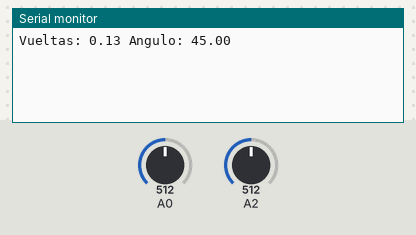
A sketch run on a simulated Arduino Uno, built with avr-gcc and run on an emulated ATmega328P. Parts: the last lines printed to the serial monitor. Inputs (shaded band) come from the test bench; at power-on: A0 = 512, A2 = 512.

Above: at 1.2 s.
1.3 s: A0 set to 320
At 2.2 s:
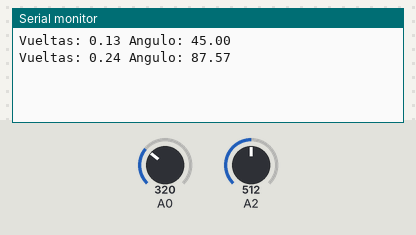
2.8 s: A2 set to 716
At 3.4 s:
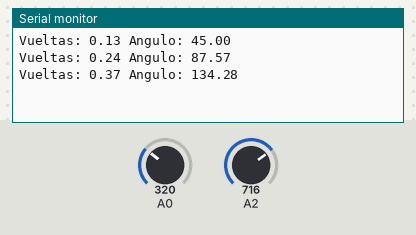
4.3 s: A0 set to 306
At 5.5 s:
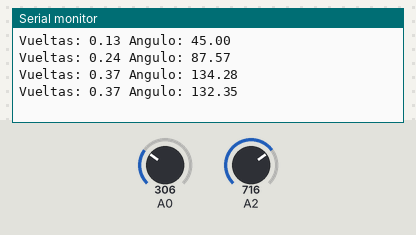
5.8 s: A2 set to 900
At 6.8 s:
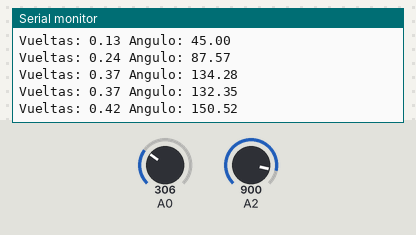
Timing chart, 0 to 8.3 s (numbered marks = the images above; inputs shaded):
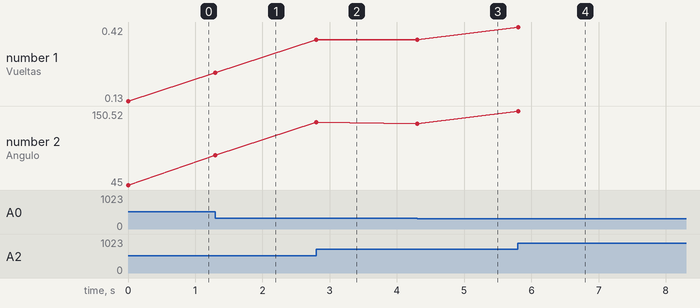

The sketch:

magencoder.ino
```cpp
#include "magEncoder5696.h"


magEncoder5696 encoder1(A0, A2);
double lastangle = 0;
double lastlap = 0;

void setup() {
  // Initialize serial communication for debugging
  encoder1.begin();
  Serial.begin(9600);
}

void loop() {

  double angle = encoder1.getAngle();
  double vueltas = encoder1.getPosition();

  if(abs(angle - lastangle) > 0.5 || abs(lastlap - vueltas)> 0.01){
    Serial.println("Vueltas: " + String(vueltas) + " Angulo: " + String(angle));
    lastangle = angle;
    lastlap = vueltas;
  }
  // Read sensor values from the analog pins


}
```

magEncoder5696.h
```cpp
class magEncoder5696 {
public:
  magEncoder5696(int sensorPin, int sensorPin2);
  void begin();
  double getPosition();
  double getAngle();
private:
  int pin;
  int pin2;
  double desplazamiento = 0;
  double vueltas;
  float lastangle = 0.0;
  bool first_run = true;
};

magEncoder5696::magEncoder5696(int sensorPin, int sensorPin2) {
  pin = sensorPin;
  pin2 = sensorPin2;
}

void magEncoder5696::begin() {
}

double magEncoder5696::getAngle() {
  float sensorValue1 = (((analogRead(pin) - 175) / 691.0) * 2) - 1;   // mapear de -1 a 1
  float sensorValue2 = (((analogRead(pin2) - 175) / 691.0) * 2) - 1;  // mapear de -1 a 1

  // calcular el angulo en radianes y convertirlo a grados
  float angle = atan2(sensorValue1, sensorValue2) * (180 / PI) + 180;

  return angle;
}

double magEncoder5696::getPosition(){

  double angle = getAngle();
  if (first_run) {
    vueltas = angle / 360.0;
    first_run = false;
  }

  if (abs(lastangle - angle) > .1) {

    double desplazamientoinmediato = angle - lastangle;

    if (abs(desplazamientoinmediato) < 330) {
      desplazamiento += desplazamientoinmediato;
      vueltas = desplazamiento / 360.0;
    }
    lastangle = angle;
  }

  return vueltas;
}
```

Measured:
- after the input at 1.3 s, the serial monitor: prints a new line at once (image 1)
- after the input at 2.8 s, the serial monitor: prints a new line at once (image 2)
- after the input at 4.3 s, the serial monitor: prints a new line at once (image 3)
- after the input at 5.8 s, the serial monitor: prints a new line at once (image 4)
- plotted number 1: 0.13 → 0.24 after the input at 1.3 s, 0.24 → 0.37 after the input at 2.8 s, 0.37 → 0.42 after the input at 5.8 s
- plotted number 2: 45 → 87.57 after the input at 1.3 s, 87.57 → 134.28 after the input at 2.8 s, 134.28 → 132.35 after the input at 4.3 s, 132.35 → 150.52 after the input at 5.8 s
